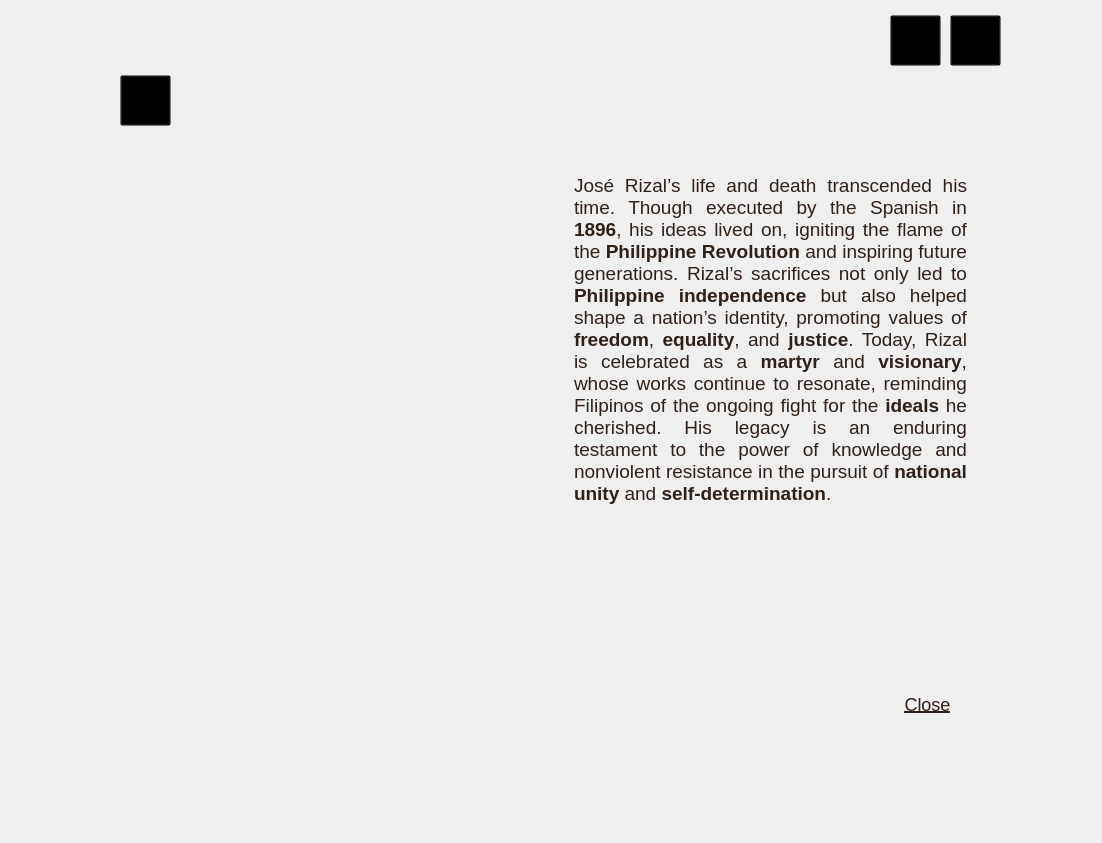
<?xml version="1.0" encoding="UTF-8"?>
<ui version="4.0">
 <class>MainWindow</class>
 <widget class="QMainWindow" name="MainWindow">
  <property name="geometry">
   <rect>
    <x>0</x>
    <y>0</y>
    <width>1102</width>
    <height>843</height>
   </rect>
  </property>
  <property name="windowTitle">
   <string>MainWindow</string>
  </property>
  <widget class="QWidget" name="centralwidget">
   <widget class="QLabel" name="bg">
    <property name="enabled">
     <bool>true</bool>
    </property>
    <property name="geometry">
     <rect>
      <x>0</x>
      <y>0</y>
      <width>1101</width>
      <height>851</height>
     </rect>
    </property>
    <property name="text">
     <string/>
    </property>
    <property name="pixmap">
     <pixmap>../reso/bg.png</pixmap>
    </property>
    <property name="scaledContents">
     <bool>true</bool>
    </property>
   </widget>
   <widget class="QPushButton" name="exitbutton">
    <property name="geometry">
     <rect>
      <x>950</x>
      <y>15</y>
      <width>51</width>
      <height>51</height>
     </rect>
    </property>
    <property name="styleSheet">
     <string notr="true">QPushButton {
    background-color: transparent;
}</string>
    </property>
    <property name="text">
     <string/>
    </property>
   </widget>
   <widget class="QPushButton" name="volumebutton">
    <property name="geometry">
     <rect>
      <x>890</x>
      <y>15</y>
      <width>51</width>
      <height>51</height>
     </rect>
    </property>
    <property name="styleSheet">
     <string notr="true">QPushButton {
    background-color: transparent;
}</string>
    </property>
    <property name="text">
     <string/>
    </property>
   </widget>
   <widget class="QLabel" name="dedicationlogo">
    <property name="geometry">
     <rect>
      <x>120</x>
      <y>270</y>
      <width>411</width>
      <height>251</height>
     </rect>
    </property>
    <property name="text">
     <string/>
    </property>
    <property name="pixmap">
     <pixmap>../reso/epiloguelogo.png</pixmap>
    </property>
    <property name="scaledContents">
     <bool>true</bool>
    </property>
   </widget>
   <widget class="QTextEdit" name="dedication1">
    <property name="enabled">
     <bool>false</bool>
    </property>
    <property name="geometry">
     <rect>
      <x>570</x>
      <y>170</y>
      <width>401</width>
      <height>471</height>
     </rect>
    </property>
    <property name="styleSheet">
     <string notr="true">
    QTextEdit {
        background: transparent;
        font-family: &quot;Times New Roman&quot;;
        font-size: 10pt;
        border: none;
    }
</string>
    </property>
    <property name="html">
     <string>&lt;!DOCTYPE HTML PUBLIC &quot;-//W3C//DTD HTML 4.0//EN&quot; &quot;http://www.w3.org/TR/REC-html40/strict.dtd&quot;&gt;
&lt;html&gt;&lt;head&gt;&lt;meta name=&quot;qrichtext&quot; content=&quot;1&quot; /&gt;&lt;style type=&quot;text/css&quot;&gt;
p, li { white-space: pre-wrap; }
&lt;/style&gt;&lt;/head&gt;&lt;body style=&quot; font-family:'Times New Roman'; font-size:10pt; font-weight:400; font-style:normal;&quot;&gt;
&lt;p align=&quot;justify&quot; style=&quot; margin-top:0px; margin-bottom:0px; margin-left:0px; margin-right:0px; -qt-block-indent:0; text-indent:0px;&quot;&gt;&lt;span style=&quot; font-size:14pt; color:#2f2018;&quot;&gt;José Rizal’s life and death transcended his time. Though executed by the Spanish in &lt;/span&gt;&lt;span style=&quot; font-size:14pt; font-weight:600; color:#2f2018;&quot;&gt;1896&lt;/span&gt;&lt;span style=&quot; font-size:14pt; color:#2f2018;&quot;&gt;, his ideas lived on, igniting the flame of the &lt;/span&gt;&lt;span style=&quot; font-size:14pt; font-weight:600; color:#2f2018;&quot;&gt;Philippine Revolution&lt;/span&gt;&lt;span style=&quot; font-size:14pt; color:#2f2018;&quot;&gt; and inspiring future generations. Rizal’s sacrifices not only led to &lt;/span&gt;&lt;span style=&quot; font-size:14pt; font-weight:600; color:#2f2018;&quot;&gt;Philippine independence&lt;/span&gt;&lt;span style=&quot; font-size:14pt; color:#2f2018;&quot;&gt; but also helped shape a nation’s identity, promoting values of &lt;/span&gt;&lt;span style=&quot; font-size:14pt; font-weight:600; color:#2f2018;&quot;&gt;freedom&lt;/span&gt;&lt;span style=&quot; font-size:14pt; color:#2f2018;&quot;&gt;, &lt;/span&gt;&lt;span style=&quot; font-size:14pt; font-weight:600; color:#2f2018;&quot;&gt;equality&lt;/span&gt;&lt;span style=&quot; font-size:14pt; color:#2f2018;&quot;&gt;, and &lt;/span&gt;&lt;span style=&quot; font-size:14pt; font-weight:600; color:#2f2018;&quot;&gt;justice&lt;/span&gt;&lt;span style=&quot; font-size:14pt; color:#2f2018;&quot;&gt;. Today, Rizal is celebrated as a &lt;/span&gt;&lt;span style=&quot; font-size:14pt; font-weight:600; color:#2f2018;&quot;&gt;martyr&lt;/span&gt;&lt;span style=&quot; font-size:14pt; color:#2f2018;&quot;&gt; and &lt;/span&gt;&lt;span style=&quot; font-size:14pt; font-weight:600; color:#2f2018;&quot;&gt;visionary&lt;/span&gt;&lt;span style=&quot; font-size:14pt; color:#2f2018;&quot;&gt;, whose works continue to resonate, reminding Filipinos of the ongoing fight for the &lt;/span&gt;&lt;span style=&quot; font-size:14pt; font-weight:600; color:#2f2018;&quot;&gt;ideals&lt;/span&gt;&lt;span style=&quot; font-size:14pt; color:#2f2018;&quot;&gt; he cherished. His legacy is an enduring testament to the power of knowledge and nonviolent resistance in the pursuit of &lt;/span&gt;&lt;span style=&quot; font-size:14pt; font-weight:600; color:#2f2018;&quot;&gt;national unity&lt;/span&gt;&lt;span style=&quot; font-size:14pt; color:#2f2018;&quot;&gt; and &lt;/span&gt;&lt;span style=&quot; font-size:14pt; font-weight:600; color:#2f2018;&quot;&gt;self-determination&lt;/span&gt;&lt;span style=&quot; font-size:14pt; color:#2f2018;&quot;&gt;.&lt;/span&gt;&lt;/p&gt;&lt;/body&gt;&lt;/html&gt;</string>
    </property>
   </widget>
   <widget class="QPushButton" name="bmbutton">
    <property name="geometry">
     <rect>
      <x>120</x>
      <y>75</y>
      <width>51</width>
      <height>51</height>
     </rect>
    </property>
    <property name="styleSheet">
     <string notr="true">QPushButton {
    background-color: transparent;
}</string>
    </property>
    <property name="text">
     <string/>
    </property>
   </widget>
   <widget class="QPushButton" name="closebutton">
    <property name="geometry">
     <rect>
      <x>902</x>
      <y>690</y>
      <width>51</width>
      <height>28</height>
     </rect>
    </property>
    <property name="styleSheet">
     <string notr="true">QPushButton {
    background-color: transparent;
    border: none;
    color: #2f2018;       /* Default font color */
    font-size: 18px;
    font-family: &quot;Times New Roman&quot;;
    text-decoration: underline;
}

QPushButton:hover {
    color: red;           /* Red color on hover */
}

QPushButton:pressed {
    color: #800000;       /* Darker red when pressed */
}</string>
    </property>
    <property name="text">
     <string>Close</string>
    </property>
   </widget>
  </widget>
 </widget>
 <resources/>
 <connections/>
</ui>
